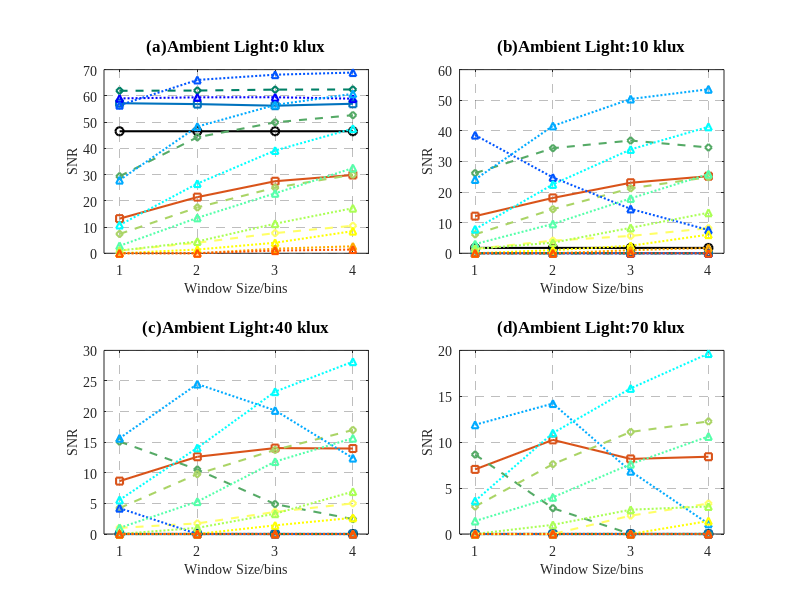

This figure's MATLAB source: (Note: this script raises an error after producing the figure.)
clear;
addpath("result");  % 添加结果目录

%% 加载信噪比数据
load('type_1_SNR.mat');  % 单像素结构
load('type_2_SNR.mat');  % 1x2宏像素结构
load('type_3_SNR.mat');  % 2x2宏像素结构
load('type_4_SNR.mat');  % 3x3宏像素结构

%% 设置参数
ambientLight = [0, 10, 40, 70];  % 背景光照水平 (klux)
winSize = 1:4;             % 波长索引范围

%% 创建包含4个子图的图形
figure('Name', 'SNR Comparison at Different Ambient Light Levels', ...
       'NumberTitle', 'off', ...
       'Position', [100, 100, 1200, 800]);
   
% 设置全局字体
set(gcf, 'DefaultAxesFontName', 'Times New Roman', 'DefaultAxesFontSize', 10);
set(gcf, 'DefaultTextFontName', 'Times New Roman');

% 预存储图例句柄和标签
legendHandles = [];
legendLabels = {};

%% 循环创建子图
for k = 1:length(ambientLight)
    subplot(2, 2, k);
    hold on;
    grid on;
    box on;
    
    % 设置当前子图字体
    set(gca, 'FontName', 'Times New Roman', 'FontSize', 10);
    
    % 定义不同类型的点标记和线型
    markerTypes = {'o', 's', 'd', '^'};  % 单像素: 圆圈, 1x2: 正方形, 2x2: 菱形, 3x3: 三角形
    lineStyles = {'-', '--', ':', '-.'};  % 不同的线型
    
    %% 1. 绘制单像素结构（水平线）
    singlePixelData = repmat(SNR_SinglePixel(k), size(winSize));
    h1 = plot(winSize, singlePixelData, ...
              'Marker', markerTypes{1}, 'MarkerSize', 6, 'Color', [0 0 0], ...
              'LineWidth', 1.5, 'LineStyle', '-');
    
    % 只在第一次循环时记录图例句柄
    if k == 1
        legendHandles = [legendHandles, h1];
        legendLabels{end+1} = 'Single Pixel';
    end
    
    %% 2. 绘制1x2宏像素结构
    configCount = size(SNR_12MacroPixel, 2);
    colors = lines(configCount); 
    for config = 1:configCount
        yData = squeeze(SNR_12MacroPixel(k, config, :));
        h2 = plot(winSize, yData, ...
                  'Marker', markerTypes{2}, 'MarkerSize', 5, 'Color', colors(config, :), ...
                  'LineWidth', 1.5, 'LineStyle', lineStyles{1});
        
        % 只在第一次循环时记录图例句柄
        if k == 1
            legendHandles = [legendHandles, h2];
            legendLabels{end+1} = sprintf('1x2 (th=%d)', config);
        end
    end
    
    %% 3. 绘制2x2宏像素结构
    configCount = size(SNR_22MacroPixel, 2);
    colors = summer(configCount); 
    for config = 1:configCount
        yData = squeeze(SNR_22MacroPixel(k, config, :));
        h3 = plot(winSize, yData, ...
                  'Marker', markerTypes{3}, 'MarkerSize', 5, 'Color', colors(config, :), ...
                  'LineWidth', 1.5, 'LineStyle', lineStyles{2});
        
        % 只在第一次循环时记录图例句柄
        if k == 1
            legendHandles = [legendHandles, h3];
            legendLabels{end+1} = sprintf('2x2 (th=%d)', config);
        end
    end
    
    %% 4. 绘制3x3宏像素结构
    configCount = size(SNR_33MacroPixel, 2);
    colors = jet(configCount); 
    for config = 1:configCount
        yData = squeeze(SNR_33MacroPixel(k, config, :));
        h4 = plot(winSize, yData, ...
                  'Marker', markerTypes{4}, 'MarkerSize', 5, 'Color', colors(config, :), ...
                  'LineWidth', 1.5, 'LineStyle', lineStyles{3});
        
        % 只在第一次循环时记录图例句柄
        if k == 1
            legendHandles = [legendHandles, h4];
            legendLabels{end+1} = sprintf('3x3 (th=%d)', config);
        end
    end
    
    %% 子图美化
    title(sprintf('(%c)Ambient Light:%d klux', 96+k, ambientLight(k)), 'FontSize', 12, 'FontWeight', 'bold');
    xlabel('Window Size/bins', 'FontSize', 10);
    ylabel('SNR', 'FontSize', 10);
    
    % 设置坐标轴
    xticks(winSize);
    xlim([min(winSize)-0.2, max(winSize)+0.2]);
    
    % 添加网格线
    set(gca, 'GridLineStyle', '--', 'GridAlpha', 0.3);
    
    hold off;
end

%% 添加全局标题
sgtitle('Signal-to-Noise Ratio Performance at Different Ambient Light Levels', ...
        'FontSize', 14, 'FontWeight', 'bold', 'FontName', 'Times New Roman');

%% 添加统一图例
% 计算图例位置（整个图形的右上角）
legendPos = [0.91, 0.68, 0.08, 0.2];  % [left, bottom, width, height]

% 创建图例
hLegend = legend(legendHandles, legendLabels, ...
                 'Position', legendPos, ...
                 'FontSize', 7, ...
                 'NumColumns', 1);
title(hLegend, 'Pixel Configuration', 'FontWeight', 'bold');

%% 调整子图间距
set(gcf, 'Color', 'w');  % 设置背景为白色
ha = findobj(gcf, 'type', 'axes');

% 保存高质量图片
% print('SNR_Comparison_All_Conditions', '-dpng', '-r300');
% print('SNR_Comparison_All_Conditions', '-depsc', '-r600');